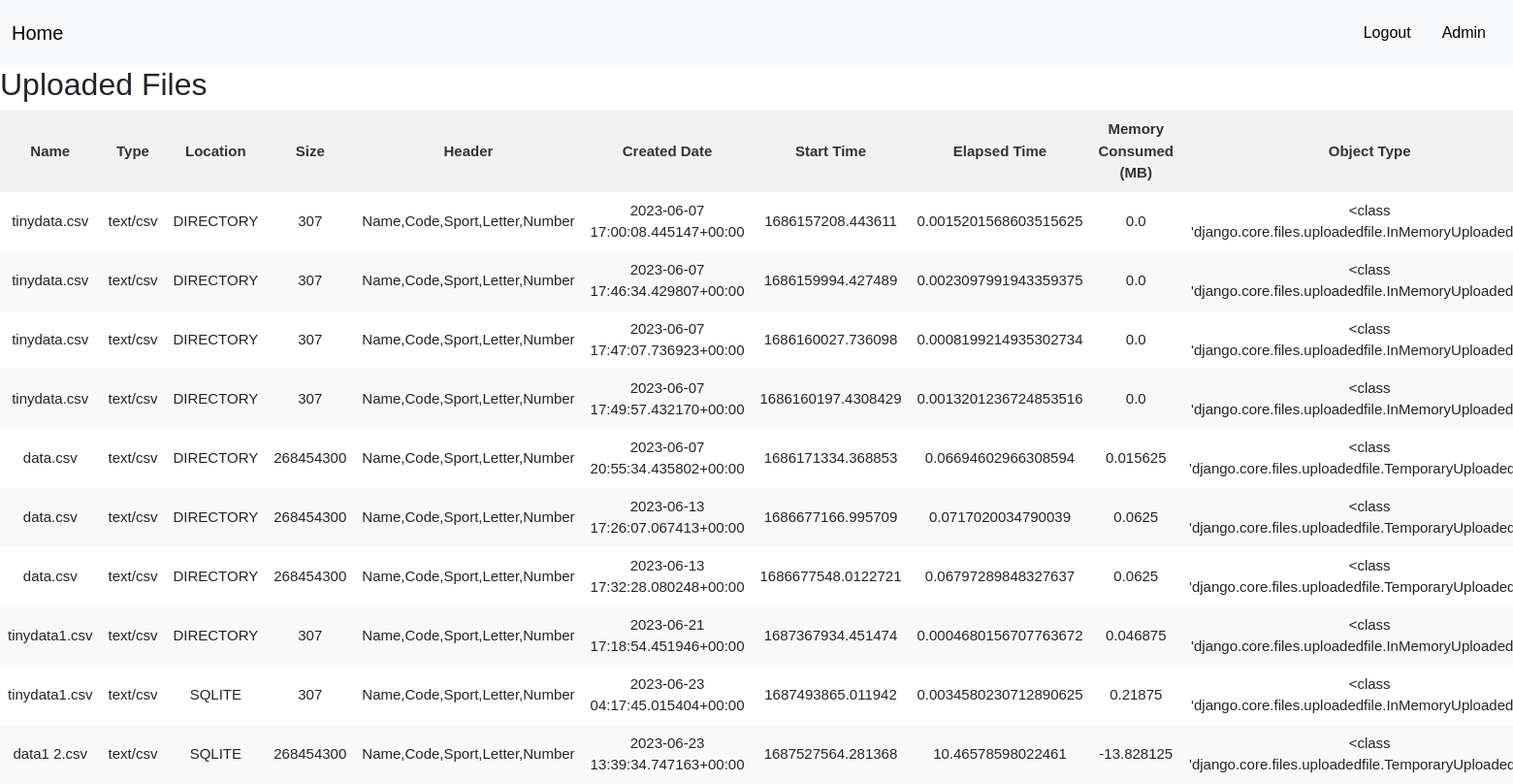
The app's page /timer/files/ (signed in), older data.
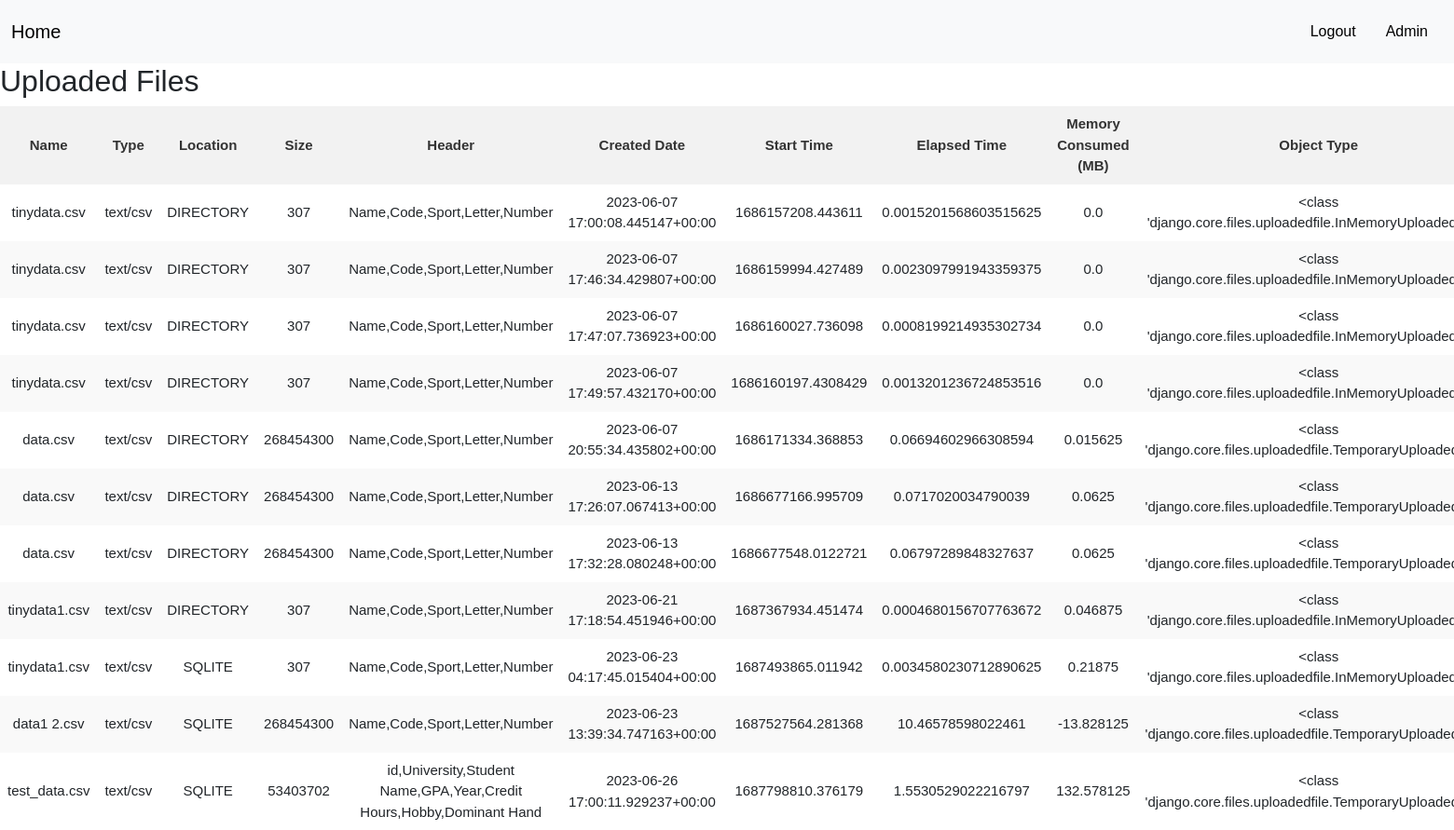
The same page, newer data.
### apps/timer/models.py (models this page shows, shortened)
class Upload(models.Model):
    file_name = models.CharField(max_length=255, default='')
    file_type = models.CharField(max_length=50, default='')
    load_type = models.CharField(max_length=50, default='')
    file_size = models.BigIntegerField(default=0)
    header = models.CharField(max_length=255, default='')
    create_date = models.CharField(max_length=255, default='')
    start_time = models.FloatField(default=0.0)
    elapsed_time = models.FloatField(default=0.0)
    memory_consumed = models.FloatField(default=0.0)
    file_obj_type = models.CharField(max_length=255, default='')

### apps/timer/views.py (the view)
# urls.py: path('files/', views.file_list, name='file_list'),
@login_required(login_url='login')
def file_list(request):
    files = Upload.objects.all()
    return render(request, 'file_list.html', {'files': files})

### templates/file_list.html (shortened to what this page needs)
{% extends "base.html" %}
{% load static %}
{% block content %}
<!DOCTYPE html>
<html>
<head>
    <link rel="stylesheet" type="text/css" href="{% static 'styles.css' %}">
</head>
<body>
	<h2 class="title">Uploaded Files</h2>
	<table>
	    <thead>
		<tr>
		    <th>Name</th>
		    <th>Type</th>
		    <th>Location</th>
		    <th>Size</th>
		    <th>Header</th>
		    <th>Created Date</th>
		    <th>Start Time</th>
		    <th>Elapsed Time</th>
		    <th>Memory Consumed (MB)</th>
		    <th>Object Type</th>
		</tr>
	    </thead>
	    <tbody>
		{% for file in files %}
		    <tr>
			<td>{{ file.file_name }}</td>
			<td>{{ file.file_type }}</td>
			<td>{{ file.load_type }}</td>
			<td>{{ file.file_size }}</td>
			<td>{{ file.header }}</td>
			<td>{{ file.create_date }}</td>
			<td>{{ file.start_time }}</td>
			<td>{{ file.elapsed_time }}</td>
			<td>{{ file.memory_consumed }}</td>
			<td>{{ file.file_obj_type }}</td>
		    </tr>
		{% endfor %}
	    </tbody>
	</table>
</body>
</html>
{% endblock %}

Row changes from the older to the newer data that the page shows:
added Upload: file_name "test_data.csv", file_type "text/csv", load_type "SQLITE", file_size "53403702", header "id,University,Student Name,GPA,Year,Credit Hours,Hobby,Dominant Hand", create_date "2023-06-26 17:00:11.929237+00:00", start_time "1687798810.376179", elapsed_time "1.5530529022216797", memory_consumed "132.578125", file_obj_type "<class…"
